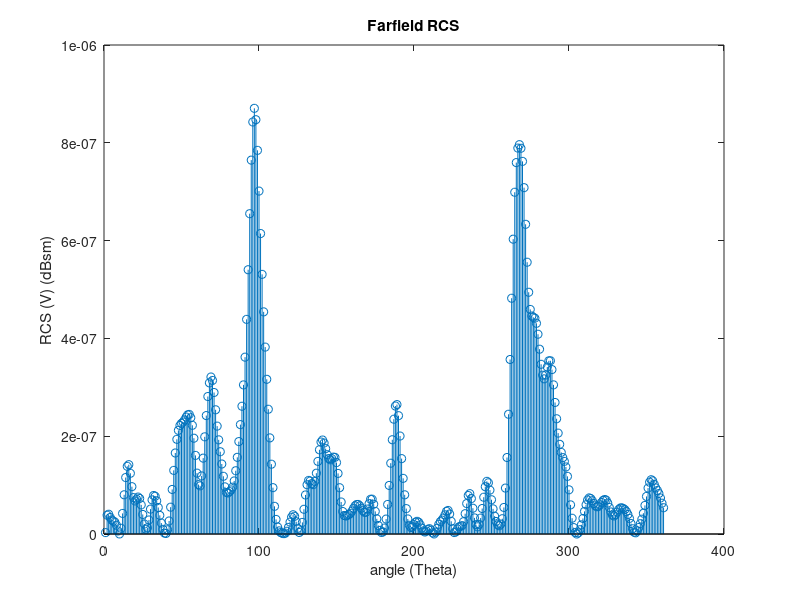

The MATLAB script that drew this image:
clear all

%%%%%%%%%%%%%%%%%%%%%%%%%%
%{
xlsFile='dataX.xls';
[fileType, sheets] = xlsfinfo(dataX);
%}
%%%%%%%%%%%%%%%%%%%%%%%%%

load dataX.txt;
data = load('data.txt');
data1 = load('dataX.txt');
data2 = load('dataY.txt');

%%%%%%%%%%%%%%%%%%%%%%%%%%%


Y = data2(:,1);

stem(Y);

xlabel('angle (Theta)');
ylabel('RCS (V) (dBsm)');
title('Farfield RCS');

